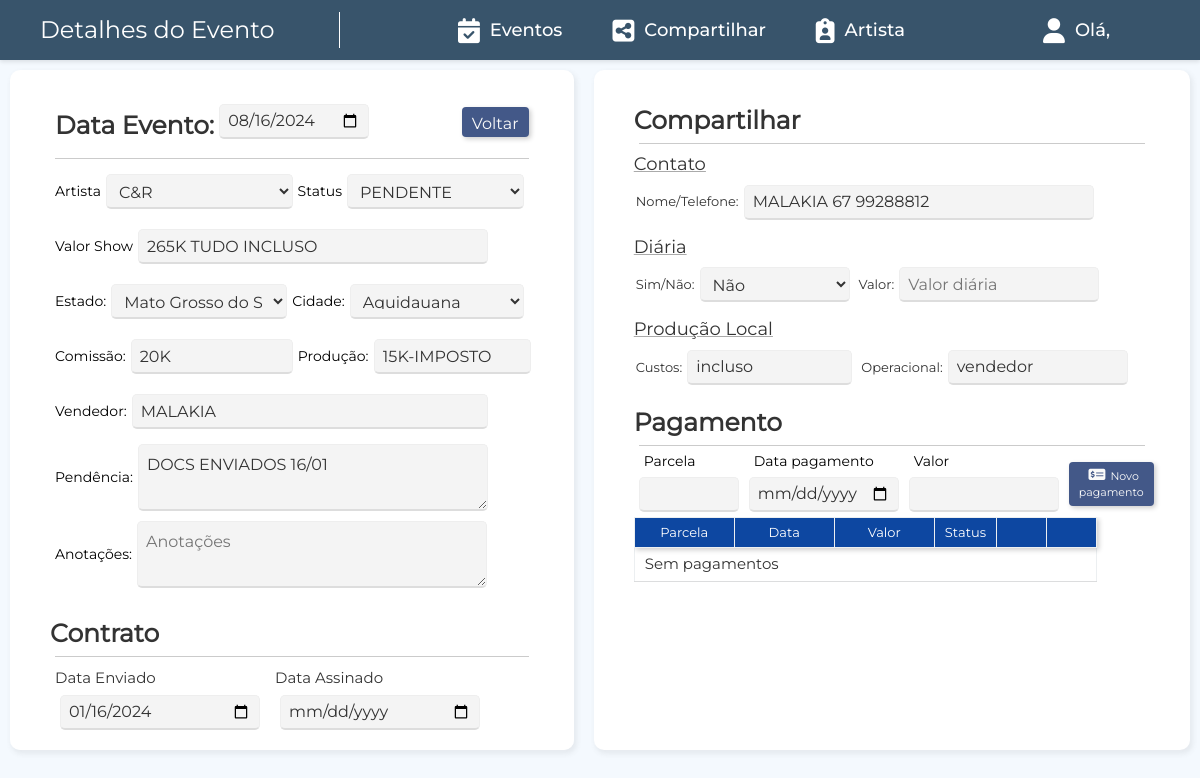
The page /eventos/evento_detalhe/33 on the database its author committed.
### eventos/models.py (models this page shows, shortened)
class AgendarEvento(models.Model):
    TIPO_DIARIA = [('S', 'Sim'), ('N', 'Não')]
    data_evento = models.DateField(blank=False,null=False)
    artista = models.ForeignKey(Artista, on_delete= models.PROTECT)
    estado = models.ForeignKey(Estado, on_delete= models.PROTECT)
    uf = models.CharField(max_length=2, blank=True,null=True)
    cidade = models.CharField(max_length=100, blank=False,null=False)
    comissao = models.CharField(max_length=255, blank=True,null=True)
    producao = models.CharField(max_length=255, blank=True,null=True)
    valor_show = models.TextField()
    nome_vendedor =  models.CharField(max_length=100, blank=True,null=True)
    status = models.ForeignKey(DescricaoStatus, on_delete=models.PROTECT)
    data_enviado = models.DateField(blank=True,null=True)
    data_assinado = models.DateField(blank=True,null=True)
    diaria = models.CharField(max_length=1, choices=TIPO_DIARIA, blank=True, null=True)
    valor_diaria = models.CharField(max_length=255, blank=True,null=True)
    contato_nome_tel = models.CharField(max_length=255, blank=True,null=True)
    custos = models.CharField(max_length=255, blank=True,null=True)
    operacional = models.CharField(max_length=255, blank=True,null=True)
    obs = models.TextField(blank=True,null=True)
    anotacoes = models.TextField(blank=True,null=True)
    class Meta:
        verbose_name = 'Evento'
        verbose_name_plural = 'Eventos'

class Artista(models.Model):
    nome_artista = models.CharField(max_length=255, blank=False,null=False)
    nome_social = models.CharField(max_length=255, blank=True,null=True)
    telefone = models.CharField(max_length=17, blank=True)
    class Meta:
        verbose_name = 'Artista'
        verbose_name_plural = 'Artistas'

class DescricaoStatus(models.Model):
    descricao = models.CharField(max_length=255, blank=False,null=False)
    class Meta:
        verbose_name = 'Descrição de Status'
        verbose_name_plural = 'Descrição de Status'

class Estado(models.Model):
    estado = models.CharField(max_length=255)
    sigla = models.CharField(max_length=2)
    cidades = models.TextField()  # Campo para armazenar as cidades em formato de lista
    class Meta:
        verbose_name = 'Estado'
        verbose_name_plural = 'Estado'

### eventos/views.py (the view, shortened to what this page needs)
# urls.py: path('evento_detalhe/<int:pk>', views.AgendarEventosDetailView.as_view(), name ='evento_detalhe'),
class AgendarEventosDetailView(DetailView):
    model = AgendarEvento
    template_name = 'eventos_detalhe.html'
    success_url = '/eventos/evento_detalhe/'
    def get_context_data(self, **kwargs):
        context = super().get_context_data(**kwargs)
        context['form'] = AgendarEventoForms(instance =self.get_object())
        context['form1'] = PagamentosForms()
        context['pagamentos'] = Pagamentos.objects.filter(evento=self.get_object())
        context['status'] = DescricaoStatus.objects.filter()
        context['estados'] = Estado.objects.filter()
        context['status_diaria'] = AgendarEvento.TIPO_DIARIA
        context['artistas'] = Artista.objects.all()
        context['source_page'] = self.request.GET.get('source_page')
        return context

### eventos/forms.py
class PagamentosForms(forms.ModelForm):
    class Meta:
        model = Pagamentos
        exclude = ['evento']

### eventos/templates/eventos_detalhe.html (shortened to what this page needs)
{% extends "base.html" %}
{% block content %}
{% load static %}
<head>
  <link href="{% static 'eventos/css/evento_detalhe.css' %}" rel="stylesheet" />
  <span style="display: none;">{% block page %}Detalhes do Evento{% endblock %}</span>
</head>
<body>
  <div class="tables">
    <div class="resultado-grid" id="evento_edit">
      <div class="resultado-card">
        <div style="display: flex; justify-content: space-between;">
          <div class="container-field">
            <h3>Data Evento:</h3>
            <input type="date" name="data_evento" placeholder="data_evento" title="data_evento" value="{{ object.data_evento|date:'Y-m-d'}}" style="width: 150px;">
          </div>
          <a href="{% if source_page %}{% url source_page %}{% else %}{% url 'listar_eventos' %}{% endif %}"
            class="btn">Voltar</a>
        </div>
        <hr class="custom-divider">
        <div class="container-field" >
            Artista
            <select name="artista" id="" style="width: 190px;">
              {% for artista in artistas %}
              <option value="{{artista.pk}}" {% if artista.pk == object.artista_id %}selected{% endif %}>{{artista.nome_social}}</option>
              {% endfor %}
            </select>
            Status
            <select name="status" style="width: 180px;">
              {% for tipo in status %}
              <option value="{{ tipo.pk }}" {% if tipo.pk == object.status_id %}selected{% endif %}>{{tipo.descricao}}</option>
              {% endfor %}
            </select>
        </div>
        <div class="container-field">
          Valor Show
          <input type="text" name="valor_show" placeholder="valor_show" title="valor_show" value="{{ object.valor_show}}" style="width: 350px;">
        </div>
        <div class="container-field">
          Estado:
          <select name="estado" id="id_estado" style="width: 180px;">
            {% for estado in estados %}
            <option value="{{estado.id}}" {% if estado.id == object.estado_id %}selected{% endif %}>{{estado.estado}}</option>
            {% endfor %}
          </select>
          Cidade:
          <select name="cidade" id="id_cidade" style="width: 178px;">
            <option value="{{object.cidade}}">{{object.cidade}}</option>
          </select>
        </div>
        <div class="container-field">
          Comissão:
          <input type="text" name="comissao" placeholder="Comissao" title="comissao" value="{{ object.comissao|default:'' }}" style="width: 162px;">
          Produção:
          <input type="text" name="producao" placeholder="Producao" title="producao" value="{{ object.producao|default:'' }}" style="width: 157px;">
        </div>
        <div class="container-field">
          Vendedor:
          <input type="text" name="nome_vendedor" placeholder="Vendedor" title="Vendedor"
            value="{{ object.nome_vendedor|default:"" }}" style="width: 356px">
        </div>
        <div class="container-field">
          Pendência:
          <textarea type="text" name="obs" placeholder="Pendência" title="Pendência"
            style="width: 350px">{{ object.obs }}</textarea>
        </div>
        <div class="container-field">
          Anotações:
          <textarea type="text" name="anotacoes" placeholder="Anotações" title="Anotações"
            style="width: 350px">{{ object.anotacoes }}</textarea>
        </div>
        <div class="container-field">
        </div>
        <div>
          <h3>Contrato</h3>
          <hr class="custom-divider">
          <div class="contato-container">
            <div class="card-header">
              Data Enviado
              <input type="date" name="data_enviado" placeholder="Data Enviado" title="Data"
                value="{{ object.data_enviado|date:'Y-m-d' }}" style="width: 200px;">
            </div>
            <div class="card-header">
              Data Assinado
              <input type="date" name="data_assinado" placeholder="Data Assinado" title="Data"
                value="{{ object.data_assinado|date:'Y-m-d' }}" style="width: 200px;">
            </div>
          </div>
        </div>
      </div>
    </div>
    <div class="resultado-grid" id="evento_edit">
      <div>
        <h3>Compartilhar</h3>
        <hr class="custom-divider">
        <h4>Contato</h4>
        <div class="contato-container">
          <div class="card-share">
            Nome/Telefone:
            <input type="text" name="contato_nome_tel" placeholder="Nome/telefone" title="nome_telefone"
              value="{{object.contato_nome_tel|default:""}}" style="width: 350px;">
          </div>
        </div>
        <h4>Diária</h4>
        <div class="contato-container">
          <div class="card-share">
            Sim/Não:
            <select name="diaria" style="width: auto;">
              {% for tipo, descricao in status_diaria %}
              <option value="{{tipo}}" {% if tipo == object.diaria %}selected{% endif %}>{{descricao}}</option>
              {% endfor %}
            </select>
          </div>
          <div class="card-share">
            Valor:
            <input type="text" name="valor_diaria" placeholder="Valor diária" title="valor"
              value="{{object.valor_diaria|default:''}}" style="width: 200px;">
          </div>
        </div>
        <h4>Produção Local</h4>
        <div class="contato-container">
          <div class="card-share">
            Custos:
            <input type="text" name="custos" placeholder="Custos" title="custos" value="{{object.custos|default:''}}"
              style="width: 165px;">
          </div>
          <div class="card-share">
            Operacional:
            <input type="text" name="operacional" placeholder="Operacional" title="operacional"
              value="{{object.operacional|default:''}}" style="width: 180px;">
          </div>
        </div>
      </div>
      <h3>Pagamento</h3>
      <hr class="custom-divider">
      <div class="container-field" style="padding: 0; margin: 0 auto;">
        <form action="{% url 'evento_detalhe' pk=object.pk %}" method="POST" onsubmit="return validarForm()"
          style="display: flex;">
          <div style="display: flex; flex-direction: column;">
            <label for="{{ form1.semana.id_for_label }}" style="margin-left: 10px;">Parcela</label>
            <input type="text" id="form1.semana" name="semana" style="width: 100px;" class="obrigatorio">
          </div>
          <div style="display: flex; flex-direction: column;">
            <label for="{{ form1.data_pagamento.id_for_label }}" style="margin-left: 10px;">{{ form1.data_pagamento.label }}</label>
            <input type="date" id="form1.data_pagamento" name="data_pagamento" class="obrigatorio">
          </div>
          <div style="display: flex; flex-direction: column;">
            <label for="{{ form1.valor.id_for_label }}" style="margin-left: 10px;">{{ form1.valor.label }}</label>
            <input type="text" id="form1.valor" name="valor" class="obrigatorio">
          </div>
          <button class="btn" type="submit" style="height: auto; font-size: 11px;">
            <i class="fa-solid fa-money-check-dollar"></i>Novo<br> pagamento
          </button>
        </form>
      </div>
      <div class="table-container">
        <table class="table-pagamentos" id="table-distance">
          <thead>
            <tr class="title">
              <th>Parcela</th>
              <th>Data</th>
              <th>Valor</th>
              <th style="min-width: 50px;">Status</th>
              <th style="min-width: 50px;"></th>
              <th style="min-width: 50px;"></th>
            </tr>
          </thead>
          <tbody>
            {% if pagamentos %}
            {% for pagamento in pagamentos %}
            <tr>
              <td style="text-align: center;">{{pagamento.semana}}</td>
              <td style="text-align: center;">{{pagamento.data_pagamento|date:'d-m-Y'}}</td>
              <td style="text-align: center;">{{pagamento.valor}}</td>
              <td style="text-align: center; padding: 0">
                <select name="pagamento_status" id="pagamento_status_{{pagamento.id}}"
                        data-pagamento-id="{{pagamento.id}}"
                        class="{% if pagamento.pagamento_status == '1' %}ok{% elif pagamento.pagamento_status == '2' %}notok{% endif %}"
                        style="min-width: 30px; font-size: 12px;">
                  <option value="1" {% if pagamento.pagamento_status == "1"%}selected{% endif %}>OK</option>
                  <option value="2" {% if pagamento.pagamento_status == "2"%}selected{% endif %}>NÃO OK</option>
                </select>
              </td>
              <td style="padding: 2px 0; text-align: center;">
                <button class="btn-icone excluir" data-pagamento-id="{{ pagamento.pk }}" style="padding: 5px;">
                  <i class="fa-solid fa-trash-can"></i>
                </button>
              </td>
              <td style="padding: 2px 0; text-align: center;">
                <button class="btn-icone editar" data-pagamento-id="{{ pagamento.pk }}" style="padding: 5px;">
                  <i class="fa-solid fa-pencil"></i>
                </button>
              </td>
            </tr>
            {% endfor %}
            {% else %}
            <tr>
              <td colspan="6">Sem pagamentos</td>
            </tr>
            {% endif %}
          </tbody>
        </table>
      </div>
    </div>
  </div>
</body>
{% endblock content %}

### templates/static/geral/css/base.css (style rules this page uses)
body { color: var(--cor-fonte-geral) !important; font-size: 14px; background-color: var(--cor-background-body); margin: 0; padding: 0; }
.custom-divider { margin: 5px; border-top: 1px solid #dbdbdb; }
a { text-decoration: none; }

### templates/static/eventos/css/evento_detalhe.css (style rules this page uses)
* { font-family: var(--fonte-geral); }
.tables { display: flex; margin-top: 4%; justify-content: center; }
.resultado-grid { padding: 20px 40px; background-color: var(--cor-branco); border-radius: 10px; border-color: var(--borda-input); box-shadow: 2px 3px 5px 1px rgba(109, 109, 109, 0.1); overflow-y: auto; height: 85vh; margin: 10px; }
h3 { margin-top: 15px; font-weight: bold; color:var(--cor-texto); font-size: 25px; }
h4 { margin: 10px 0 2px 0; color:var(--cor-texto); font-size: 18px; font-weight: 500; text-decoration: underline; text-decoration-color: #aaa; text-decoration-thickness: 1px; }
.table-container { position: relative; margin-bottom: 0; overflow-x: visible; overflow-y: auto; }
.table-pagamentos { cursor: cell; margin-right: 40px; }
.table-pagamentos thead { position: sticky; top: 0; z-index: 3; box-shadow: 2px 2px 5px rgba(0, 0, 0, 0.2); }
.table-pagamentos th { border: 1px solid var(--borda-vertical); text-align: center; min-width: 100px; max-width: 200px; padding: 5px 10px; font-weight: 100; font-size: 13px; }
.table-pagamentos td { padding: 5px 10px; color: var(--cor-fonte); background-color: white; border: 1px solid var(--borda-vertical); border-bottom: 1px solid var(--borda-bottom); max-width: 200px; color:var(--cor-texto); font-size: 15px; }
.title { background-color: var(--fundo-tabela-th); white-space: nowrap; color: white; text-align: center; cursor: cell; }
.btn { display: inline-block; text-align: center; background-color: var(--botoes-pedidos); color: var(--cor-escrita-botao); border: none; height: 30px; width: auto; padding: 5px 10px; margin: auto 5px; font-size: medium; border-radius: 4px; cursor: pointer; white-space: nowrap; transition: background-color 0.3s ease-in-out; box-shadow: 2px 2px 5px rgba(0, 0, 0, 0.2); }
.btn i { margin-inline: 5px; }
.custom-divider { margin: 0 5px; border-top: 1px solid var(--cor-texto); }
.card-header { display: flex; flex-direction: column; margin: 5px; font-size: 15px; color:var(--cor-texto); }
.card-share { display: flex; align-items: center; margin: 2px; font-size: 13px; color:var(--cor-texto); }
.container-field { display: flex; justify-content: start; padding: 5px; align-items: center; }
.contato-container { display: flex; }
input { padding: 8px; font-size: medium; border: 1px solid #eee; border-bottom: 2px solid var(--borda-input); background-color: #eeeeee9d; outline: none; border-radius: 5px; width: 150px; height: 35px; margin: 5px; color:var(--cor-texto); }
select { padding: 8px; font-size: medium; border: 1px solid #eee; border-bottom: 2px solid var(--borda-input); background-color: #eeeeee9d; outline: none; border-radius: 5px; min-width: 150px; max-width: 250px; height: 35px; margin: 5px; color:var(--cor-texto); }
textarea { padding: 8px; font-size: medium; border: 1px solid #eee; border-bottom: 2px solid var(--borda-input); background-color: #eeeeee9d; outline: none; border-radius: 5px; width: 300px; height: 100; margin-left: 5px; color:var(--cor-texto); }
.custom-divider { margin: 5px; border-top: 1px solid var(--cor-texto); }
button { background-color: var(--cor-branco); color: var(--botoes-pedidos); padding: 10px 20px; border: none; border-radius: 5px; cursor: pointer; font-size: 15px; }
i { font-size: 15px; }

### rows shown on the page
AgendarEvento: data_evento "08/16/2024", artista "C&R", status "PENDENTE", valor_show "265K TUDO INCLUSO", estado "Mato Grosso do Sul", cidade "Aquidauana", comissao "20K", producao "15K-IMPOSTO", nome_vendedor "MALAKIA", obs "DOCS ENVIADOS 16/01", data_enviado "01/16/2024", contato_nome_tel "MALAKIA 67 99288812", diaria "Não", custos "incluso", operacional "vendedor"
